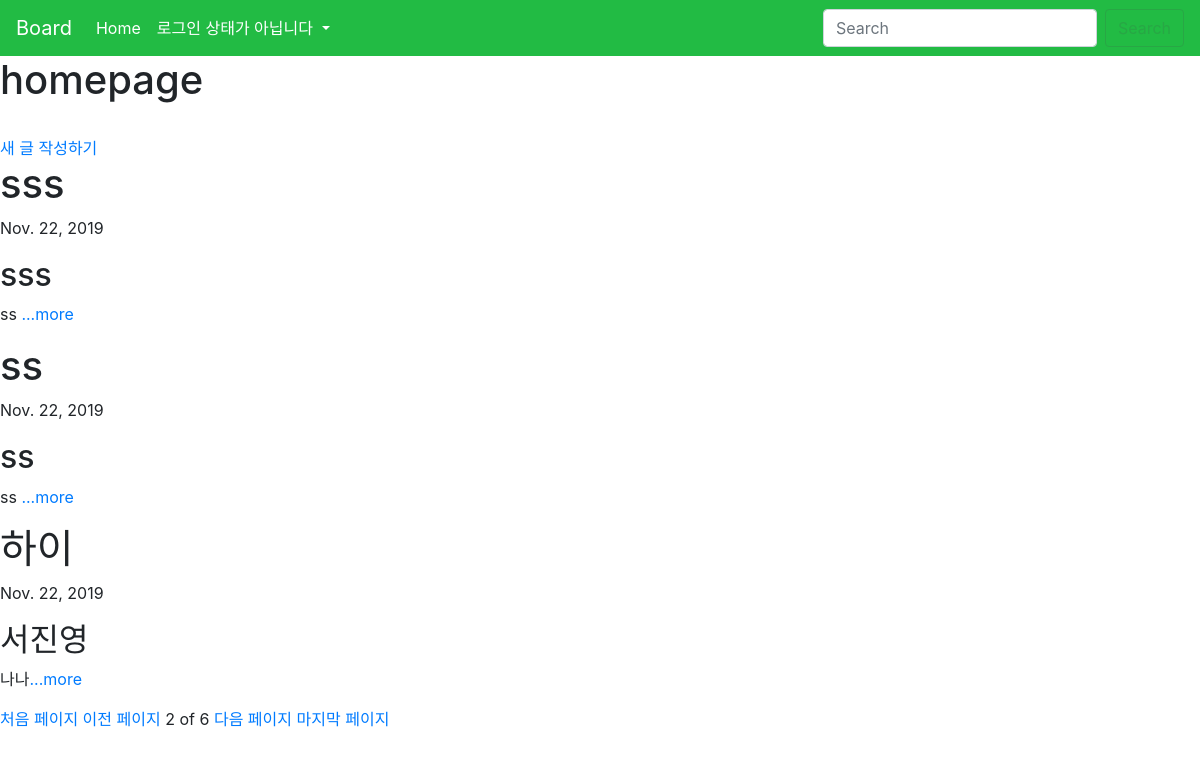
Before: /?page=2 with the older database file.
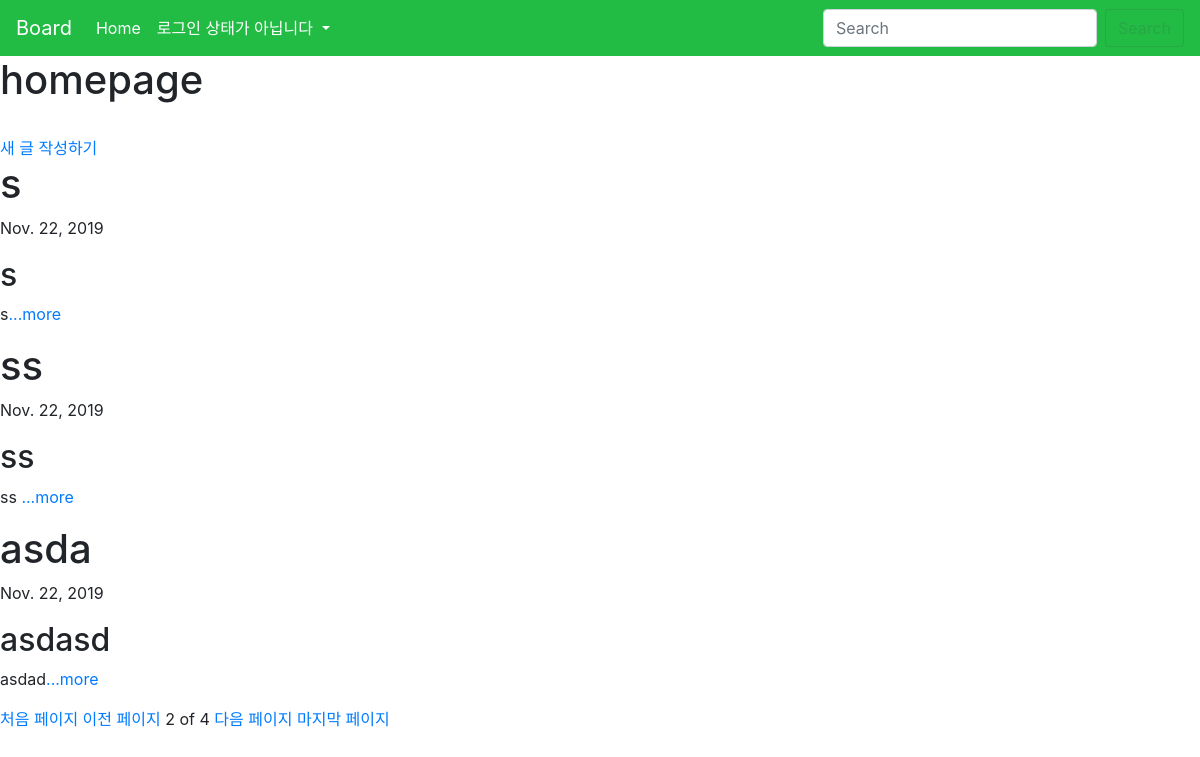
After: the same page with the newer database file.
### app_board/models.py (models this page shows, shortened)
class Post(models.Model):
    name = models.CharField(max_length=200)
    date = models.DateField('data published')
    writer = models.CharField(max_length=10)
    body = models.TextField()
    def summary(self):
        return self.body[:100]

### app_board/views.py (the view)
# urls.py: 2. Add a URL to urlpatterns:  path('', views.home, name='home')
def home(request):
    post = Post.objects
    post_list = Post.objects.all()
    paginator = Paginator(post_list,3)
    page = request.GET.get('page')
    posts = paginator.get_page(page)
    return render(request, 'home.html',{'post': post, 'posts':posts})

### app_board/templates/home.html
{% extends 'base.html' %}
{%block content%}
<h1>
    homepage
</h1>
<br>
<a href = "{%url 'new'%}">새 글 작성하기</a>
{% for post in posts %}
    <h1>{{post.name}}</h1>
    <p>{{post.date}}</p>
    <h2>{{post.writer}}</h2>
    <p>{{post.summary}}<a href="{% url 'detail' post.id %}">...more </a></p>
{% endfor %}
<div class="page">
    {% if posts.has_previous %}
    <a href="?page=1">처음 페이지</a>
    <a href="?page={{posts.previous_page_number}}">이전 페이지</a>
    {% endif %}
    <span>{{posts.number}}</span>
    <span>of</span>
    <span>{{posts.paginator.num_pages}}</span>
    {%if posts.has_next%}
    <a href="?page={{posts.next_page_number}}">다음 페이지</a>
    <a href="?page={{posts.paginator.num_pages}}">마지막 페이지</a>
    {%endif%}
</div>
{%endblock%}

Changed rows visible on the page:
removed Post: name "sss", date "Nov. 22, 2019", writer "sss", summary "ss"
removed Post: name "하이", date "Nov. 22, 2019", writer "서진영", summary "나나"
now on this page (row unchanged): Post: name "s", date "Nov. 22, 2019", writer "s", summary "s"
added Post: name "asda", date "Nov. 22, 2019", writer "asdasd", summary "asdad"
Other visible differences:
{{ posts.paginator.num_pages }}: "6" → "4"
